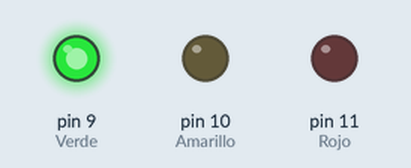
A sketch run on a simulated Arduino Uno, built with avr-gcc and run on an emulated ATmega328P. On the bench: output pins drawn as LEDs (lit = HIGH).

Above: at 1.0 s.
At 2.5 s:
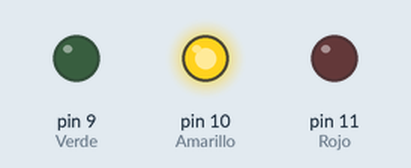
At 4.0 s:
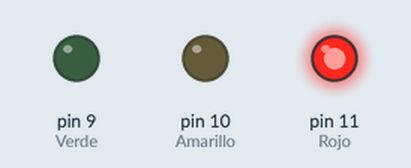
Timing chart, 0 to 6.5 s (numbered marks = the images above):
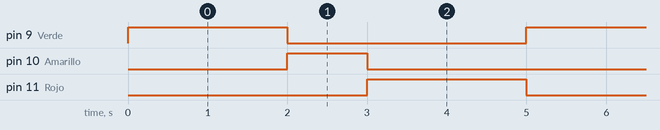

Measured:
- by itself, pin 9 (Verde), pin 11 (Rojo): alternates HIGH for 2.0 s and LOW for 3.0 s
- by itself, pin 10 (Amarillo): alternates HIGH for 1.0 s and LOW for 4.0 s
- by itself, everything shown: repeats every 5.0 s, in 4 steps

The sketch:

Semaforo.ino
```cpp
  //LEDS y sus pines
  int Verde = 9;
  int Amarillo = 10;
  int Rojo = 11;

void setup(){
  // Establecer los pines como salida
  pinMode(Verde, OUTPUT);
  pinMode(Amarillo, OUTPUT);
  pinMode(Rojo, OUTPUT);
}

void loop(){
  digitalWrite(Verde, HIGH); //Enciende el led VERDE
  delay(2000); //2 Segundos
  digitalWrite(Verde, LOW); //Apagar el led
  digitalWrite(Amarillo, HIGH); //Enciende el led AMARILLO
  delay(1000); //1 Segundo
  digitalWrite(Amarillo, LOW); //Apagar el led
  digitalWrite(Rojo, HIGH); //Enciende el led ROJO-
  delay(2000); //2 Segundos
  digitalWrite(Rojo, LOW); //Apagar el led
}
```
